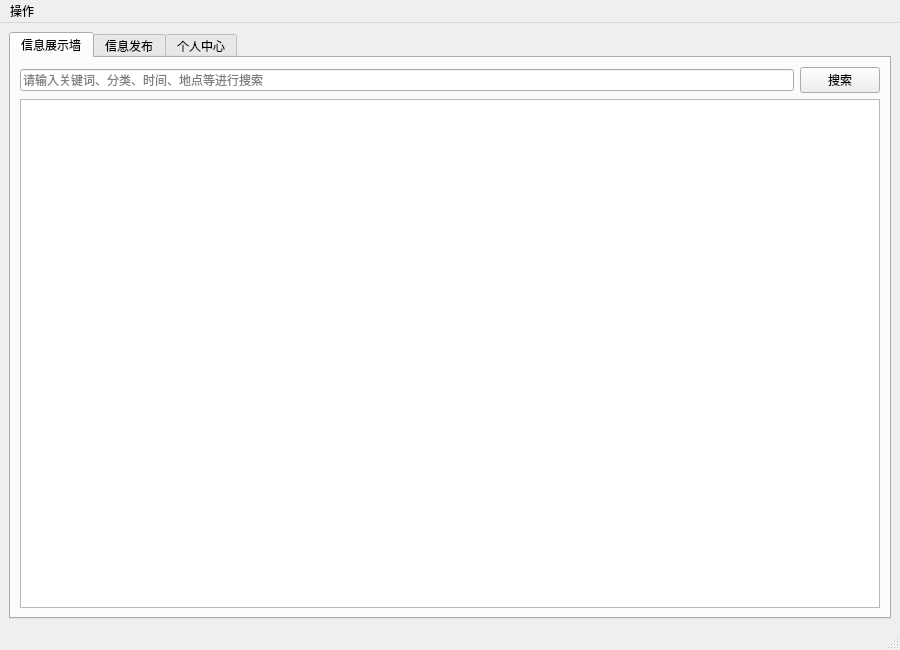
<?xml version="1.0" encoding="UTF-8"?>
<ui version="4.0">
 <class>MainWindow</class>
 <widget class="QMainWindow" name="MainWindow">
  <property name="geometry">
   <rect>
    <x>0</x>
    <y>0</y>
    <width>900</width>
    <height>650</height>
   </rect>
  </property>
  <property name="windowTitle">
   <string>校园失物招领平台</string>
  </property>
  <widget class="QWidget" name="centralwidget">
   <layout class="QVBoxLayout" name="verticalLayout">
    <item>
     <widget class="QTabWidget" name="tabWidget">
      <property name="currentIndex">
       <number>0</number>
      </property>
      <!-- 信息展示墙Tab -->
      <widget class="QWidget" name="info_wall_tab">
       <attribute name="title">
        <string>信息展示墙</string>
       </attribute>
       <layout class="QVBoxLayout" name="infoWallLayout">
        <item>
         <layout class="QHBoxLayout" name="searchLayout">
          <item>
           <widget class="QLineEdit" name="search_lineEdit">
            <property name="placeholderText">
             <string>请输入关键词、分类、时间、地点等进行搜索</string>
            </property>
           </widget>
          </item>
          <item>
           <widget class="QPushButton" name="search_pushButton">
            <property name="text">
             <string>搜索</string>
            </property>
           </widget>
          </item>
         </layout>
        </item>
        <item>
         <widget class="QListWidget" name="info_listWidget">
          <property name="alternatingRowColors">
           <bool>true</bool>
          </property>
         </widget>
        </item>
       </layout>
      </widget>
      <!-- 信息发布Tab -->
      <widget class="QWidget" name="publish_tab">
       <attribute name="title">
        <string>信息发布</string>
       </attribute>
       <layout class="QFormLayout" name="publishFormLayout">
        <item row="0" column="0">
         <widget class="QLabel" name="label_item_name">
          <property name="text">
           <string>物品名称：</string>
          </property>
         </widget>
        </item>
        <item row="0" column="1">
         <widget class="QLineEdit" name="item_name_lineEdit"/>
        </item>
        <item row="1" column="0">
         <widget class="QLabel" name="label_item_category">
          <property name="text">
           <string>物品类别：</string>
          </property>
         </widget>
        </item>
        <item row="1" column="1">
         <widget class="QComboBox" name="item_category_comboBox">
          <item>
           <property name="text">
            <string>书本</string>
           </property>
          </item>
          <item>
           <property name="text">
            <string>耳机</string>
           </property>
          </item>
          <item>
           <property name="text">
            <string>雨伞</string>
           </property>
          </item>
          <item>
           <property name="text">
            <string>钱包</string>
           </property>
          </item>
          <item>
           <property name="text">
            <string>钥匙</string>
           </property>
          </item>
          <item>
           <property name="text">
            <string>U盘</string>
           </property>
          </item>
          <item>
           <property name="text">
            <string>手机</string>
           </property>
          </item>
          <item>
           <property name="text">
            <string>证件</string>
           </property>
          </item>
          <item>
           <property name="text">
            <string>其他</string>
           </property>
          </item>
         </widget>
        </item>
        <item row="2" column="0">
         <widget class="QLabel" name="label_item_type">
          <property name="text">
           <string>信息类型：</string>
          </property>
         </widget>
        </item>
        <item row="2" column="1">
         <widget class="QComboBox" name="item_type_comboBox">
          <item>
           <property name="text">
            <string>失物信息</string>
           </property>
          </item>
          <item>
           <property name="text">
            <string>招领信息</string>
           </property>
          </item>
         </widget>
        </item>
        <item row="3" column="0">
         <widget class="QLabel" name="label_description">
          <property name="text">
           <string>物品描述：</string>
          </property>
         </widget>
        </item>
        <item row="3" column="1">
         <widget class="QTextEdit" name="description_textEdit"/>
        </item>
        <item row="4" column="0">
         <widget class="QLabel" name="label_time">
          <property name="text">
           <string>丢失/拾获时间：</string>
          </property>
         </widget>
        </item>
        <item row="4" column="1">
         <widget class="QDateTimeEdit" name="datetime_edit">
          <property name="calendarPopup">
           <bool>true</bool>
          </property>
         </widget>
        </item>
        <item row="5" column="0">
         <widget class="QLabel" name="label_location">
          <property name="text">
           <string>地点：</string>
          </property>
         </widget>
        </item>
        <item row="5" column="1">
         <widget class="QLineEdit" name="location_lineEdit"/>
        </item>
        <item row="6" column="0">
         <widget class="QLabel" name="label_image">
          <property name="text">
           <string>物品图片：</string>
          </property>
         </widget>
        </item>
        <item row="6" column="1">
         <widget class="QPushButton" name="upload_image_pushButton">
          <property name="text">
           <string>上传图片</string>
          </property>
         </widget>
        </item>
        <item row="7" column="1">
         <widget class="QPushButton" name="submit_pushButton">
          <property name="text">
           <string>提交信息</string>
          </property>
         </widget>
        </item>
       </layout>
      </widget>
      <!-- 个人中心Tab -->
      <widget class="QWidget" name="profile_tab">
       <attribute name="title">
        <string>个人中心</string>
       </attribute>
       <layout class="QVBoxLayout" name="profileLayout">
        <item>
         <widget class="QListWidget" name="my_posts_listWidget">
          <property name="alternatingRowColors">
           <bool>true</bool>
          </property>
         </widget>
        </item>
        <item>
         <layout class="QHBoxLayout" name="profileButtonLayout">
          <item>
           <widget class="QPushButton" name="edit_post_pushButton">
            <property name="text">
             <string>编辑</string>
            </property>
           </widget>
          </item>
          <item>
           <widget class="QPushButton" name="delete_post_pushButton">
            <property name="text">
             <string>删除</string>
            </property>
           </widget>
          </item>
          <item>
           <widget class="QPushButton" name="mark_found_pushButton">
            <property name="text">
             <string>标记为已找回</string>
            </property>
           </widget>
          </item>
         </layout>
        </item>
       </layout>
      </widget>
     </widget>
    </item>
   </layout>
  </widget>
  <widget class="QMenuBar" name="menubar">
   <property name="geometry">
    <rect>
     <x>0</x>
     <y>0</y>
     <width>900</width>
     <height>21</height>
    </rect>
   </property>
   <widget class="QMenu" name="menu_action">
    <property name="title">
     <string>操作</string>
    </property>
    <addaction name="action_publish_info"/>
    <addaction name="action_profile"/>
    <addaction name="action_logout"/>
   </widget>
   <addaction name="menu_action"/>
  </widget>
  <widget class="QStatusBar" name="statusbar"/>
  <action name="action_publish_info">
   <property name="text">
    <string>发布信息</string>
   </property>
  </action>
  <action name="action_profile">
   <property name="text">
    <string>个人中心</string>
   </property>
  </action>
  <action name="action_logout">
   <property name="text">
    <string>退出登录</string>
   </property>
  </action>
 </widget>
 <resources/>
 <connections/>
</ui> 
